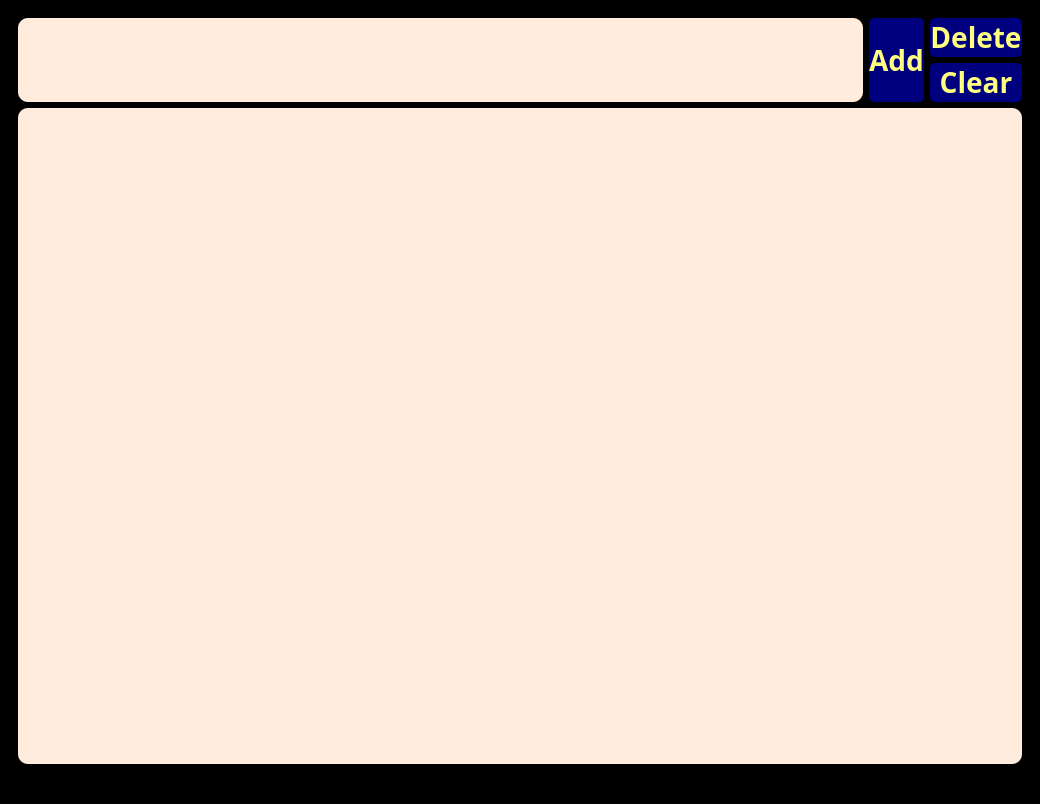
<?xml version="1.0" encoding="UTF-8"?>
<ui version="4.0">
 <class>MainWindow</class>
 <widget class="QMainWindow" name="MainWindow">
  <property name="geometry">
   <rect>
    <x>0</x>
    <y>0</y>
    <width>1040</width>
    <height>804</height>
   </rect>
  </property>
  <property name="sizePolicy">
   <sizepolicy hsizetype="Fixed" vsizetype="Preferred">
    <horstretch>0</horstretch>
    <verstretch>0</verstretch>
   </sizepolicy>
  </property>
  <property name="windowTitle">
   <string>MainWindow</string>
  </property>
  <property name="styleSheet">
   <string notr="true">background-color: rgb(0, 0, 0);</string>
  </property>
  <widget class="QWidget" name="centralwidget">
   <layout class="QVBoxLayout" name="verticalLayout">
    <item>
     <widget class="QWidget" name="gridWidget" native="true">
      <layout class="QGridLayout" name="gridLayout">
       <item row="0" column="2" rowspan="2">
        <widget class="QPushButton" name="Add">
         <property name="sizePolicy">
          <sizepolicy hsizetype="Preferred" vsizetype="Preferred">
           <horstretch>0</horstretch>
           <verstretch>1</verstretch>
          </sizepolicy>
         </property>
         <property name="font">
          <font>
           <family>Book Antiqua</family>
           <pointsize>21</pointsize>
           <weight>75</weight>
           <italic>false</italic>
           <bold>true</bold>
           <kerning>false</kerning>
          </font>
         </property>
         <property name="styleSheet">
          <string notr="true">QPushButton{background-color: rgb(0, 0, 127);
	color: rgb(255, 255, 127);
border-radius:5px;
}
QPushButton:hover{
	
border-color:black;
}
</string>
         </property>
         <property name="text">
          <string extracomment="Add to your list">Add</string>
         </property>
         <property name="shortcut">
          <string>Return</string>
         </property>
        </widget>
       </item>
       <item row="0" column="3" colspan="2">
        <widget class="QPushButton" name="Delete">
         <property name="font">
          <font>
           <family>Book Antiqua</family>
           <pointsize>21</pointsize>
           <weight>75</weight>
           <italic>false</italic>
           <bold>true</bold>
          </font>
         </property>
         <property name="styleSheet">
          <string notr="true">QPushButton{background-color: rgb(0, 0, 127);
	color: rgb(255, 255, 127);
border-radius:5px;
}
QPushButton:hover{
	
border-color:black;
}
</string>
         </property>
         <property name="text">
          <string extracomment="Delete the required entries">Delete</string>
         </property>
         <property name="shortcut">
          <string>Del</string>
         </property>
        </widget>
       </item>
       <item row="0" column="1" rowspan="2">
        <widget class="QLineEdit" name="Input">
         <property name="sizePolicy">
          <sizepolicy hsizetype="Expanding" vsizetype="Preferred">
           <horstretch>0</horstretch>
           <verstretch>0</verstretch>
          </sizepolicy>
         </property>
         <property name="maximumSize">
          <size>
           <width>1677721</width>
           <height>16777215</height>
          </size>
         </property>
         <property name="font">
          <font>
           <family>Nirmala UI Semilight</family>
           <pointsize>23</pointsize>
           <weight>75</weight>
           <bold>true</bold>
           <stylestrategy>PreferAntialias</stylestrategy>
           <kerning>false</kerning>
          </font>
         </property>
         <property name="tabletTracking">
          <bool>true</bool>
         </property>
         <property name="focusPolicy">
          <enum>Qt::ClickFocus</enum>
         </property>
         <property name="styleSheet">
          <string notr="true">QLineEdit{
	background-color: rgb(255, 236, 220);
border-radius:10px;}</string>
         </property>
         <property name="inputMethodHints">
          <set>Qt::ImhNone</set>
         </property>
         <property name="text">
          <string/>
         </property>
         <property name="cursorMoveStyle">
          <enum>Qt::LogicalMoveStyle</enum>
         </property>
        </widget>
       </item>
       <item row="1" column="3" colspan="2">
        <widget class="QPushButton" name="ClearAll">
         <property name="font">
          <font>
           <family>Book Antiqua</family>
           <pointsize>21</pointsize>
           <weight>75</weight>
           <italic>false</italic>
           <bold>true</bold>
           <strikeout>false</strikeout>
           <kerning>false</kerning>
          </font>
         </property>
         <property name="mouseTracking">
          <bool>true</bool>
         </property>
         <property name="contextMenuPolicy">
          <enum>Qt::DefaultContextMenu</enum>
         </property>
         <property name="acceptDrops">
          <bool>false</bool>
         </property>
         <property name="autoFillBackground">
          <bool>false</bool>
         </property>
         <property name="styleSheet">
          <string notr="true">QPushButton{background-color: rgb(0, 0, 127);
	color: rgb(255, 255, 127);
border-radius:5px;
}
QPushButton:hover{
	
border-color:black;
}
</string>
         </property>
         <property name="text">
          <string extracomment="Delete all your entries">Clear</string>
         </property>
         <property name="shortcut">
          <string>Ctrl+Del</string>
         </property>
        </widget>
       </item>
       <item row="3" column="1" colspan="4">
        <widget class="QListWidget" name="List">
         <property name="font">
          <font>
           <family>Segoe Print</family>
           <pointsize>20</pointsize>
           <weight>75</weight>
           <bold>true</bold>
          </font>
         </property>
         <property name="mouseTracking">
          <bool>true</bool>
         </property>
         <property name="acceptDrops">
          <bool>true</bool>
         </property>
         <property name="styleSheet">
          <string notr="true">QListWidget{
	background-color: rgb(255, 236, 220);
	border-radius:10px;
	
}</string>
         </property>
         <property name="movement">
          <enum>QListView::Free</enum>
         </property>
         <property name="flow">
          <enum>QListView::TopToBottom</enum>
         </property>
         <property name="isWrapping" stdset="0">
          <bool>false</bool>
         </property>
         <property name="resizeMode">
          <enum>QListView::Fixed</enum>
         </property>
         <property name="layoutMode">
          <enum>QListView::SinglePass</enum>
         </property>
         <property name="spacing">
          <number>0</number>
         </property>
         <property name="viewMode">
          <enum>QListView::ListMode</enum>
         </property>
         <property name="wordWrap">
          <bool>false</bool>
         </property>
         <property name="selectionRectVisible">
          <bool>false</bool>
         </property>
         <property name="currentRow">
          <number>-1</number>
         </property>
        </widget>
       </item>
      </layout>
     </widget>
    </item>
   </layout>
  </widget>
  <widget class="QStatusBar" name="statusbar"/>
 </widget>
 <resources/>
 <connections/>
</ui>
